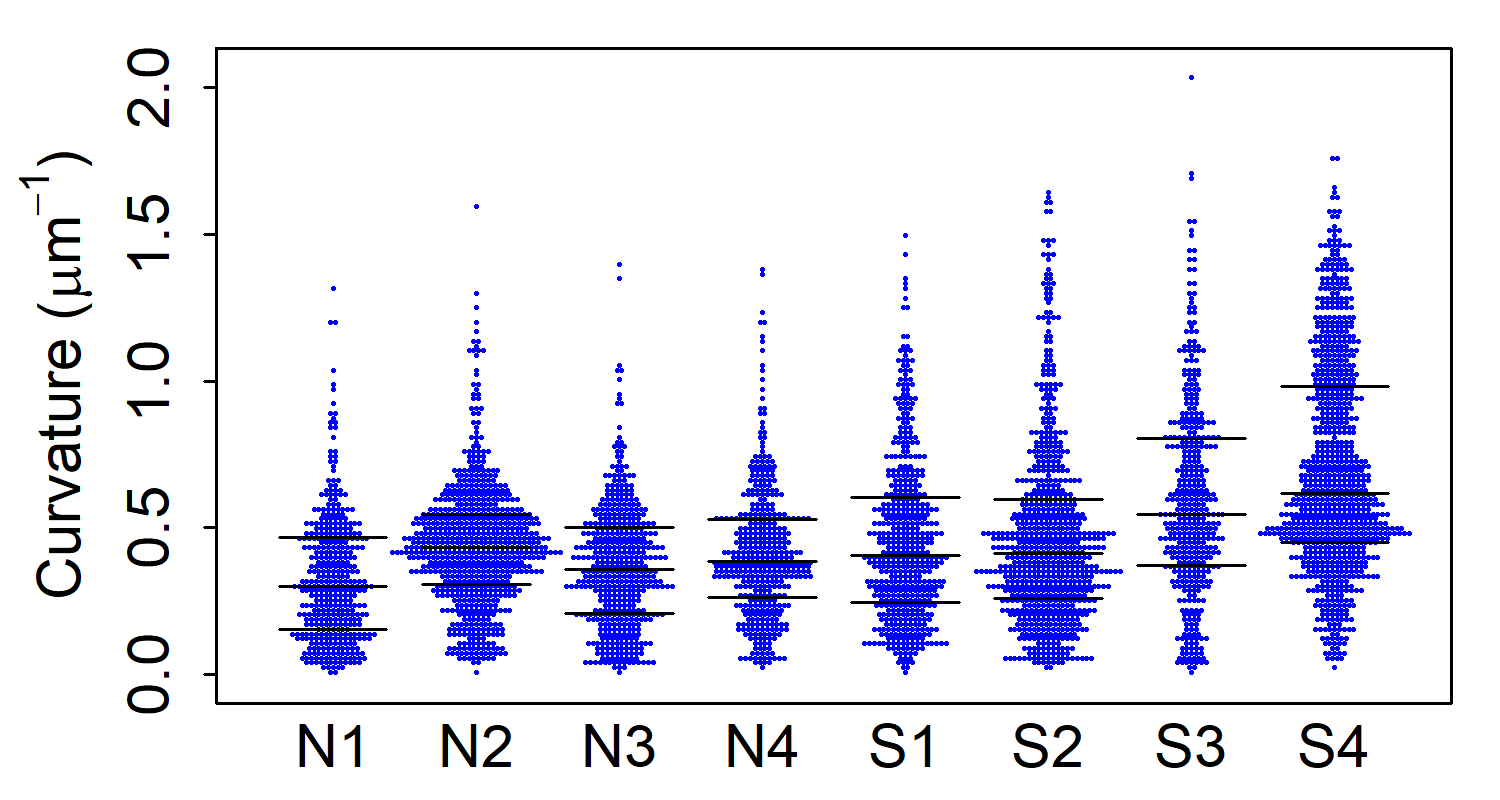

Generate this figure with R:
load("YOUR_DATA.RData")
library(beeswarm)

#multiple beeswarm plots
vx = c(cs9p$curv, cs11p$curv, cs6p$curv, cs15p$curv, cs16p$curv, cs17p$curv, cs4p$curv, cs18p$curv)
fx = factor(rep(c("S1","S2","S3","S4","N1","N2","N3","N4"), c( length(cs9p$curv),length(cs11p$curv),length(cs6p$curv),length(cs15p$curv),length(cs16p$curv),length(cs17p$curv),length(cs4p$curv),length(cs18p$curv) )))
windows(width = 15, height = 8)
par(mar=c(4, 9, 2, 2), mgp=c(5, 1.8, 0))
beeswarm(vx ~ fx, cex=0.5, method="center", pch=16, spacing=1, cex.axis=3, lwd=3, col=4, cex.lab=3, ylab=expression(paste("Curvature (", mu, m^{-1}, ")")), xlab="")
bxplot(vx ~ fx, add = TRUE, lwd = 3)

#output it as png
png("YOUR_FILE_NAME.png", width = 1500, height = 800, res=120)
par(mar=c(4, 9, 2, 2), mgp=c(5, 1.8, 0))
beeswarm(vx ~ fx, cex=0.5, method="center", pch=16, spacing=1, cex.axis=3, lwd=3, col=4, cex.lab=3, ylab=expression(paste("Curvature (", mu, m^{-1}, ")")), xlab="")
bxplot(vx ~ fx, add = TRUE, lwd = 3)
dev.off()

#manually add y-axis 
tx = c(cs9p$tors, cs11p$tors, cs6p$tors, cs15p$tors, cs16p$tors, cs17p$tors, cs4p$tors, cs18p$tors)
ylim=c(-2,3)
windows(width = 15, height = 8)
par(mar=c(4, 9, 2, 2), mgp=c(5, 1.8, 0))
beeswarm(tx ~ fx, cex=0.4, method="center", pch=16, spacing=1, cex.axis=3, lwd=3, col=4, cex.lab=3, ylab=expression(paste("Torsion (", mu, m^{-1}, ")")), xlab="", yaxt="n", ylim=ylim)
axis(2,at=pretty(ylim),labels=sprintf("%.1f",pretty(ylim)),lwd=3,cex.axis=2.6)
bxplot(tx ~ fx, add = TRUE, lwd = 3)
